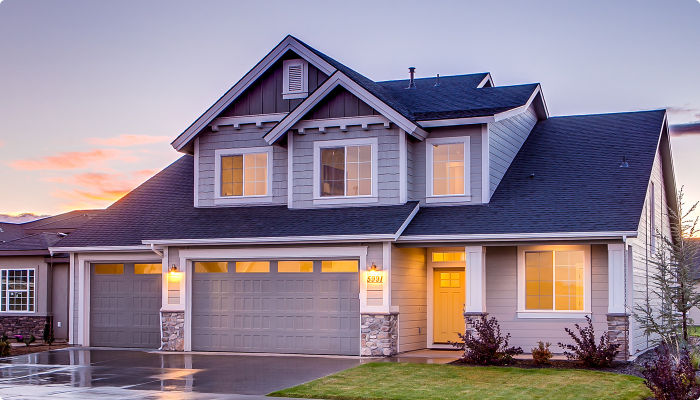
#> input picture data/house.jpg, 1400 x 800 px, found by its file name (shown at 1/2 size)
$ python check_outside_mask.py
#> lines starting #> are read from the running program, lines starting #| are printed output that depends on the picture; after the words box and inside, x2 and y2 are one past the last pixel; in counts of white or black regions, pixels touching at a corner belong together; long printed decimals are rounded; pictures that were not available may be replaced by others from this repository, and a replacement may not be noted
import PIL.Image
import numpy as np
import glob

def check_outside(orig_path, gen_path, mask_path):
#> called with orig_path = 'data/house.jpg', mask_path = 'data/sam_mask.png'
    orig = np.array(PIL.Image.open(orig_path).convert('RGB'))
#> orig is the input picture: shape (800, 1400, 3); mean R, G, B 143.1, 129.9, 143.9
    gen = np.array(PIL.Image.open(gen_path).convert('RGB'))
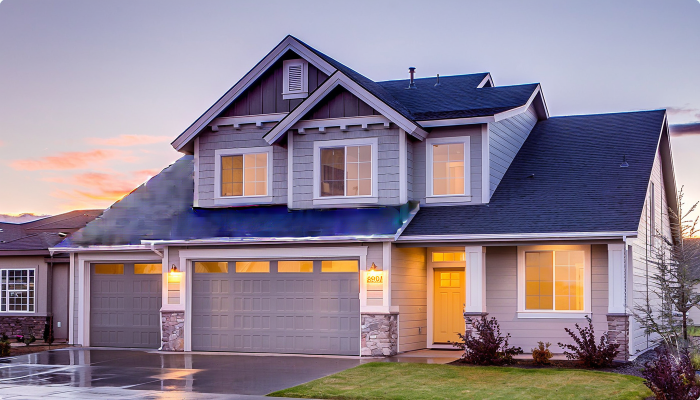
#> input picture data/roof_tile_visualizer_test_00001_.png, 1400 x 800 px, given in place of roof_tile_visualizer_00018_.png, which was not available (shown at 1/2 size)
#> gen is the input picture: shape (800, 1400, 3); mean R, G, B 142.8, 130, 145
    mask = np.array(PIL.Image.open(mask_path).convert('L'))
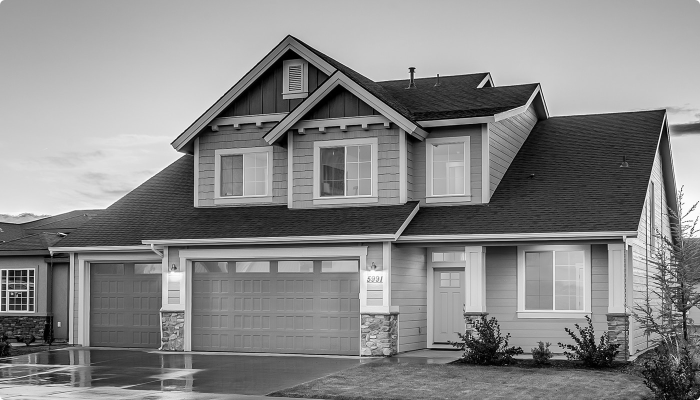
#> mask: shape (800, 1400) (shown at 1/2 size); min 0, max 255, mean 135.5
    outside_mask = mask <= 127
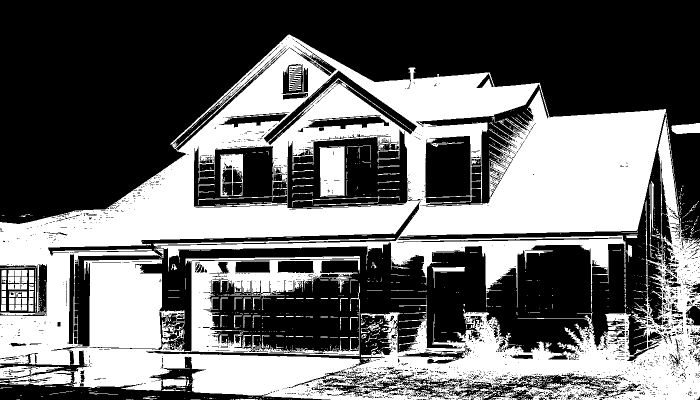
#> outside_mask: shape (800, 1400) bool (shown at 1/2 size); 41.7% white; 1231 white regions (1087 under 20 px), largest, box (x1, y1, x2, y2) and area: (0, 69, 1400, 800) 440599, (638, 293, 689, 394) 4701, (440, 308, 486, 393) 1914
    diff = np.abs(orig.astype(int) - gen.astype(int))
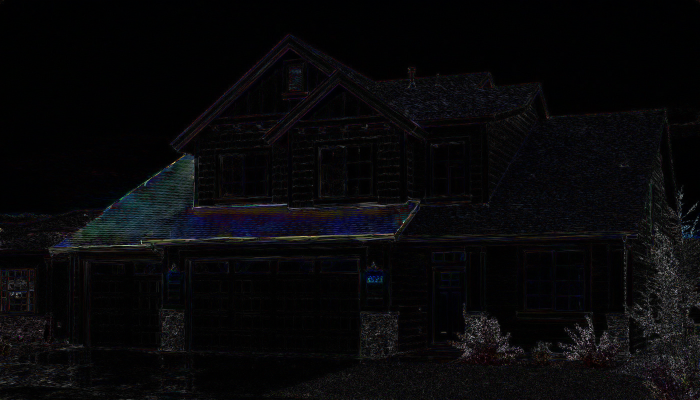
#> diff: shape (800, 1400, 3) int64 (shown at 1/2 size); mean R, G, B 8.2, 8, 9.5
    max_diff_outside = diff[outside_mask].max()
#> max_diff_outside = 238
    mean_diff_outside = diff[outside_mask].mean()
#> mean_diff_outside = 12.93
    print(f"\n--- {gen_path} outside mask ---")
    print('Max pixel channel difference outside mask:', max_diff_outside)
#| Max pixel channel difference outside mask: 238
    print('Mean pixel channel difference outside mask:', mean_diff_outside)
#| Mean pixel channel difference outside mask: 12.930

check_outside('data/house.jpg', 'data/output/roof_tile_visualizer_00018_.png', 'data/sam_mask.png')
comfy_output_dir = '/home/gh-wsl/comfyui/output/'
paths = sorted(glob.glob(comfy_output_dir + 'roof_model_test_*.png'))
if paths:
    check_outside('data/house.jpg', paths[-1], 'data/sam_mask.png')
